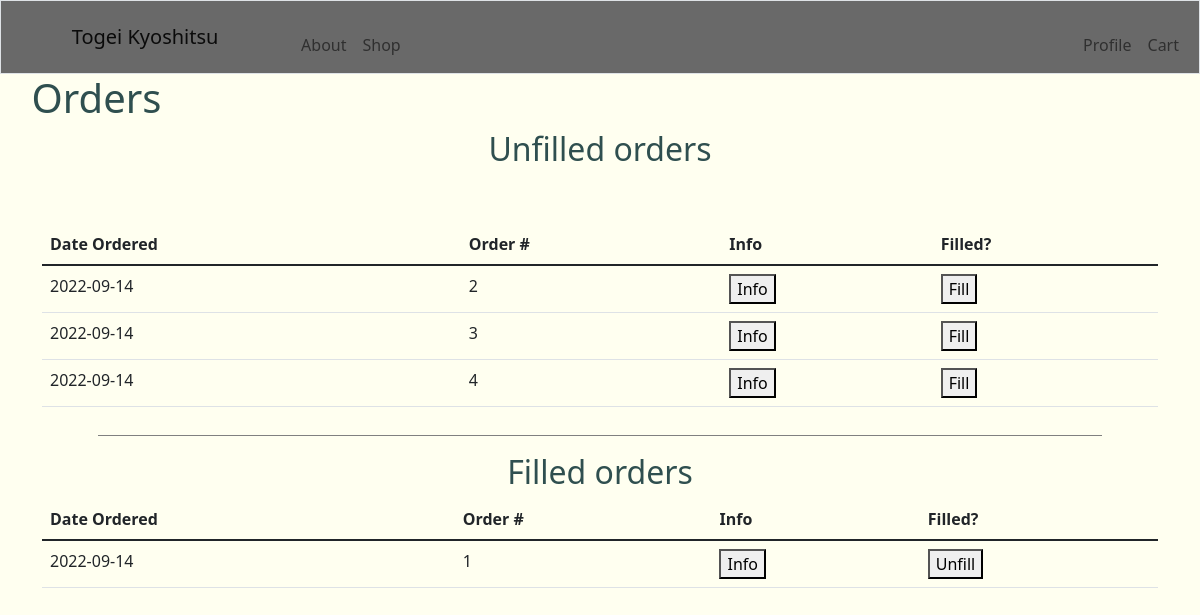
Page /orders (signed in) on the committed database.
### tables this page shows
CREATE TABLE orders (id INTEGER PRIMARY KEY, userID INTEGER, date DATETIME, amount FLOAT, placed BIT);

### app.py (the view, shortened to what this page needs)
@app.route('/orders', methods=["GET", "POST"])
@login_required
def orders():
    if request.method == 'GET':
        unfilled = db.execute("SELECT id, date FROM orders WHERE placed = 0")
        filled = db.execute("SELECT id, date FROM orders WHERE placed = 1")
        return render_template("orders.html", filled=filled, unfilled=unfilled, usd=usd)

### helpers.py (called while the page is built)
def login_required(f):
    @wraps(f)
    def decorated_function(*args, **kwargs):
        if session.get("user_id") is None:
            return redirect("/login")
        return f(*args, **kwargs)
    return decorated_function

### templates/orders.html (shortened to what this page needs)
{% extends 'base.html' %}
{% block content %}
    <div class="container-fluid">
        <div class="col-sm-4">
		    <h1>Orders</h1>
        </div>
    </div>
<h2>Unfilled orders</h2>
<main class="container py-5 text-center">
    <table class="table">
        <thead>
        <tr>
            <th class="text-start">Date Ordered</th>
            <th class="text-start">Order #</th>
            <th class="text-start">Info</th>
            <th class="text-start">Filled?</th>
        </tr>
        </thead>
        {% for info in unfilled %}
            <tr>
                <td class="text-start">{{ info["date"] }}</td>
                <td class="text-start">{{ info["id"] }}</td>
                <td class="text-start">
                    <form action="/info" method="POST">
                        <button type="submit">Info</button>
                    </form>
                <td class="text-start">
                    <form action="/orders" method="POST">
                        <button type="submit" >Fill</button>
                    </form>
                </td>
            </tr>
        {% endfor %}
    </table>
<div class=divider></div>
<h2>Filled orders</h2>
    <table class="table">
        <thead>
            <tr>
                <th class="text-start">Date Ordered</th>
                <th class="text-start">Order #</th>
                <th class="text-start">Info</th>
                <th class="text-start">Filled?</th>
            </tr>
        </thead>
    {% for info in filled %}
        <tr>
            <td class="text-start">{{ info["date"] }}</td>
            <td class="text-start">{{ info["id"] }}</td>
            <td class="text-start"><form action="/info" method="POST">
                <button type="submit">Info</button>
            </form></td>
            <td class="text-start">
                <form action="/orders" method="POST">
                <button type="submit" >Unfill</button>
            </form>
            </td>
        </tr>
    {% endfor %}
    </table>
</main>
{% endblock %}

### static/style.css (style rules this page uses)
h1 { padding-left: 5%; padding-right: 5%; color:#2F4F4F; }
h2 { color:#2F4F4F; text-align:center; }
.divider { display:inline-block; border-bottom: gray 1px solid; margin-left:5%; margin-right:5%; margin-top:1%; margin-bottom:1%; width: 90%; }

### rows in the picture
orders: date "2022-09-14", id "2"
orders: date "2022-09-14", id "3"
orders: date "2022-09-14", id "4"
orders: date "2022-09-14", id "1"
